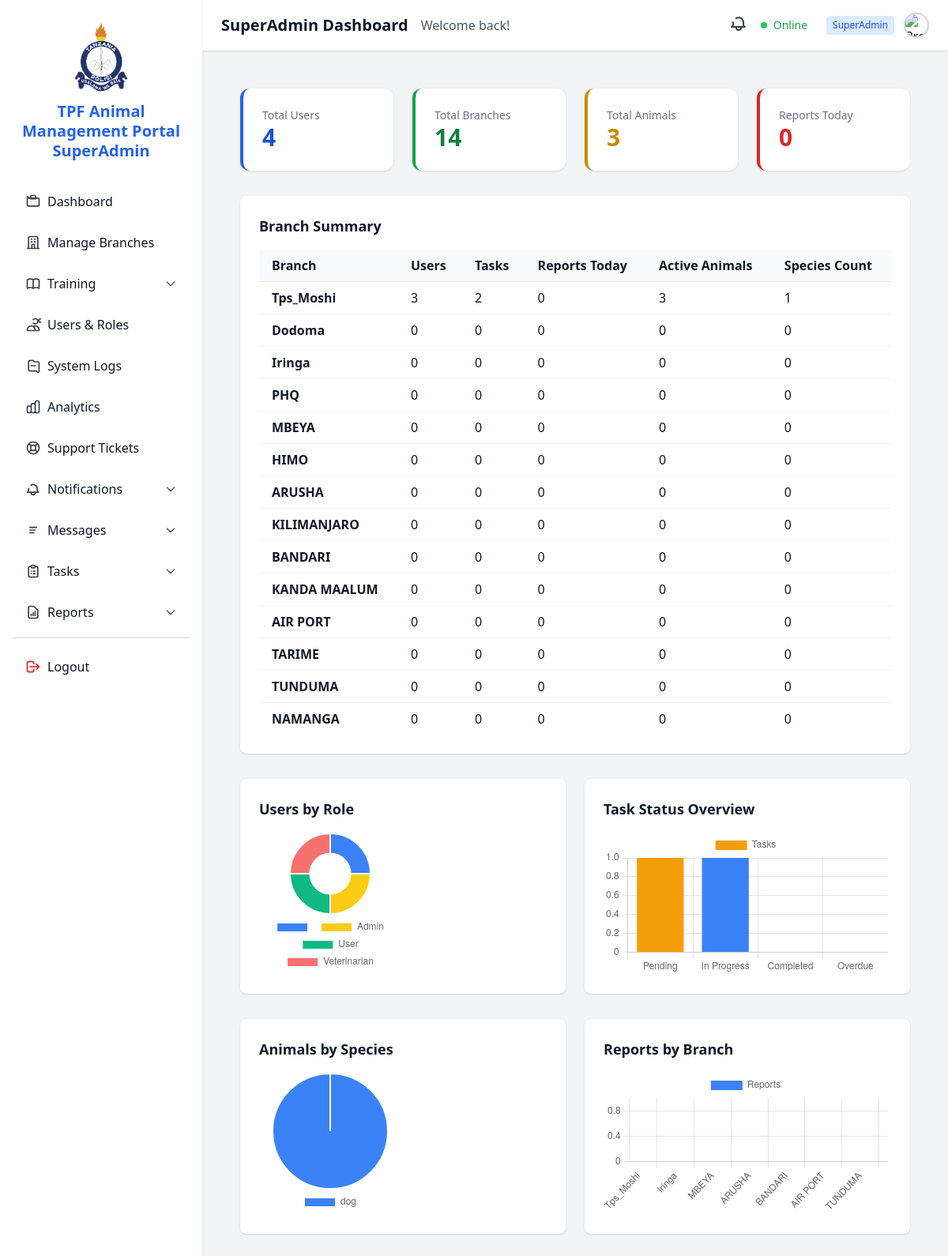
/dashboard/ (signed in), run on the app's committed database.
### core/models.py (models this page shows, shortened)
class Branch(models.Model):
    name = models.CharField(max_length=100, unique=True)
    location = models.CharField(max_length=255, blank=True, null=True)
    is_active = models.BooleanField(default=True)

### superadmin_dashboard/views.py (the view)
# urls.py: path('', superadmin_dashboard, name='superadmin_dashboard'),
@login_required
def superadmin_dashboard(request):
    if request.user.role != 'superadmin':
        return render(request, 'errors/unauthorized.html', status=403)
    total_users = CustomUser.objects.exclude(role='superadmin').count()
    total_animals = Animal.objects.count()
    total_branches = Branch.objects.count()
    reports_today = DailyActivityReport.objects.filter(date=timezone.now().date()).count()
    all_notifications = Notification.objects.filter(user=request.user).order_by('-created_at')
    notifications = all_notifications[:5]
    unread_notifications_count = all_notifications.filter(is_read=False).count()
    role_data = CustomUser.objects.exclude(role='superadmin').values('role').annotate(count=Count('id'))
    role_labels = [entry['role'].capitalize() for entry in role_data]
    role_counts = [entry['count'] for entry in role_data]
    task_status_data = [
        VetTask.objects.filter(status='pending').count(),
        VetTask.objects.filter(status='in_progress').count(),
        VetTask.objects.filter(status='completed').count(),
        VetTask.objects.filter(status='overdue').count(),  # optional if you track overdue
    ]
    branch_summaries = []
    branch_labels = []
    branch_reports = []
    branches = Branch.objects.all()
    for branch_obj in branches:
        user_count = CustomUser.objects.filter(branch=branch_obj).exclude(role='superadmin').count()
        task_count = VetTask.objects.filter(branch=branch_obj).count()
        reports_today_count = DailyActivityReport.objects.filter(branch=branch_obj, date=timezone.now().date()).count()
        total_reports_count = DailyActivityReport.objects.filter(branch=branch_obj).count()
        animal_count = Animal.objects.filter(branch=branch_obj).count()
        species_count = Animal.objects.filter(branch=branch_obj).values('species').distinct().count()
        branch_summaries.append({
            'branch': branch_obj.name,
            'user_count': user_count,
            'task_count': task_count,
            'reports_today': reports_today_count,
            'animal_count': animal_count,
            'species_count': species_count,
        })
        branch_labels.append(branch_obj.name)
        branch_reports.append(total_reports_count)
    species_data = Animal.objects.values('species').annotate(count=Count('id'))
    species_labels = [s['species'] for s in species_data]
    species_counts = [s['count'] for s in species_data]
    context = {
        'total_users': total_users,
        'total_animals': total_animals,
        'total_branches': total_branches,
        'reports_today': reports_today,
        'role_labels': role_labels,
        'role_counts': role_counts,
        'task_status_data': task_status_data,
        'branch_summaries': branch_summaries,
        'branch_labels': branch_labels,
        'branch_reports': branch_reports,
        'species_labels': species_labels,
        'species_counts': species_counts,
        'notifications': notifications,
        'unread_notifications_count': unread_notifications_count,
    }
    return render(request, 'superadmin_dashboard/dashboard.html', context)

### templates/superadmin_dashboard/dashboard.html (shortened to what this page needs)
{% extends "superadmin_dashboard/base_dashboard.html" %}
{% block content %}
<div class="p-6 bg-gray-100 min-h-screen space-y-8">
  <div class="grid grid-cols-1 sm:grid-cols-2 lg:grid-cols-4 gap-6">
    <div class="bg-white p-6 rounded-xl shadow border-l-4 border-blue-600 card">
      <h2 class="text-sm text-gray-500">Total Users</h2>
      <p class="text-3xl font-bold text-blue-700">{{ total_users }}</p>
    </div>
    <div class="bg-white p-6 rounded-xl shadow border-l-4 border-green-600 card">
      <h2 class="text-sm text-gray-500">Total Branches</h2>
      <p class="text-3xl font-bold text-green-700">{{ total_branches }}</p>
    </div>
    <div class="bg-white p-6 rounded-xl shadow border-l-4 border-yellow-600 card">
      <h2 class="text-sm text-gray-500">Total Animals</h2>
      <p class="text-3xl font-bold text-yellow-600">{{ total_animals }}</p>
    </div>
    <div class="bg-white p-6 rounded-xl shadow border-l-4 border-red-600 card">
      <h2 class="text-sm text-gray-500">Reports Today</h2>
      <p class="text-3xl font-bold text-red-600">{{ reports_today }}</p>
    </div>
  </div>
  <div class="bg-white p-6 rounded-lg shadow">
    <h3 class="text-lg font-semibold mb-4">Branch Summary</h3>
    <div class="overflow-x-auto">
      <table class="min-w-full divide-y divide-gray-200">
        <thead class="bg-gray-50">
          <tr>
            <th class="text-left px-4 py-2">Branch</th>
            <th class="text-left px-4 py-2">Users</th>
            <th class="text-left px-4 py-2">Tasks</th>
            <th class="text-left px-4 py-2">Reports Today</th>
            <th class="text-left px-4 py-2">Active Animals</th>
            <th class="text-left px-4 py-2">Species Count</th>
          </tr>
        </thead>
        <tbody class="bg-white divide-y divide-gray-100">
          {% for summary in branch_summaries %}
          <tr>
            <td class="px-4 py-2 font-semibold">{{ summary.branch }}</td>
            <td class="px-4 py-2">{{ summary.user_count }}</td>
            <td class="px-4 py-2">{{ summary.task_count }}</td>
            <td class="px-4 py-2">{{ summary.reports_today }}</td>
            <td class="px-4 py-2">{{ summary.animal_count }}</td>
            <td class="px-4 py-2">{{ summary.species_count }}</td>
          </tr>
          {% empty %}
          <tr>
            <td colspan="6" class="text-center py-4">No branch data available.</td>
          </tr>
          {% endfor %}
        </tbody>
      </table>
    </div>
  </div>
<div class="grid grid-cols-1 lg:grid-cols-2 gap-6">
  <div class="bg-white p-6 rounded-lg shadow">
    <h3 class="text-lg font-semibold mb-4">Users by Role</h3>
    <div class="relative w-full" style="height:180px;">
      <canvas id="roleChart" class="w-full h-full"></canvas>
    </div>
  </div>
  <div class="bg-white p-6 rounded-lg shadow">
    <h3 class="text-lg font-semibold mb-4">Task Status Overview</h3>
    <div class="relative w-full" style="height:180px;">
      <canvas id="taskChart" class="w-full h-full"></canvas>
    </div>
  </div>
</div>
<div class="grid grid-cols-1 lg:grid-cols-2 gap-6">
  <div class="bg-white p-6 rounded-lg shadow">
    <h3 class="text-lg font-semibold mb-4">Animals by Species</h3>
    <div class="relative w-full" style="height:180px;">
      <canvas id="speciesChart" class="w-full h-full"></canvas>
    </div>
  </div>
  <div class="bg-white p-6 rounded-lg shadow">
    <h3 class="text-lg font-semibold mb-4">Reports by Branch</h3>
    <div class="relative w-full" style="height:180px;">
      <canvas id="reportsChart" class="w-full h-full"></canvas>
    </div>
  </div>
</div>
<script>
  // GSAP animation
  gsap.from(".card", {
    duration: 1,
    y: 50,
    opacity: 0,
    stagger: 0.2,
    ease: "power3.out"
  });
  // Users by Role Chart
  new Chart(document.getElementById("roleChart"), {
    type: "doughnut",
    data: {
      labels: {{ role_labels|safe }},
      datasets: [{
        data: {{ role_counts|safe }},
        backgroundColor: ["#3b82f6", "#facc15", "#10b981", "#f87171", "#8b5cf6"]
      }]
    },
    options: {
      responsive: true,
      plugins: { legend: { position: 'bottom' } }
    }
  });
  // Task Status Overview
  new Chart(document.getElementById("taskChart"), {
    type: "bar",
    data: {
      labels: ["Pending", "In Progress", "Completed", "Overdue"],
      datasets: [{
        label: "Tasks",
        data: {{ task_status_data|safe }},
        backgroundColor: ["#f59e0b", "#3b82f6", "#10b981", "#ef4444"]
      }]
    },
    options: {
      responsive: true,
      scales: { y: { beginAtZero: true } }
    }
  });
  // Animals by Species Chart
  new Chart(document.getElementById("speciesChart"), {
    type: "pie",
    data: {
      labels: {{ species_labels|safe }},
      datasets: [{
        data: {{ species_counts|safe }},
        backgroundColor: ["#3b82f6", "#facc15", "#10b981", "#f87171", "#8b5cf6"]
      }]
    },
    options: { responsive: true, plugins: { legend: { position: 'bottom' } } }
  });
  // Reports by Branch Chart
  new Chart(document.getElementById("reportsChart"), {
    type: "bar",
    data: {
      labels: {{ branch_labels|safe }},
      datasets: [{
        label: "Reports",
        data: {{ branch_reports|safe }},
        backgroundColor: "#3b82f6"
      }]
    },
    options: {
      responsive: true,
      scales: { y: { beginAtZero: true } }
    }
  });
</script>
{% endblock %}

### data on the page
Branch: branch "Tps_Moshi"
Branch: branch "Dodoma"
Branch: branch "Iringa"
Branch: branch "PHQ"
Branch: branch "MBEYA"
Branch: branch "HIMO"
Branch: branch "ARUSHA"
Branch: branch "KILIMANJARO"
Branch: branch "BANDARI"
Branch: branch "KANDA MAALUM"
Branch: branch "AIR PORT"
Branch: branch "TARIME"
Branch: branch "TUNDUMA"
Branch: branch "NAMANGA"

### other printed values
{{ total_users }} "4"
{{ total_branches }} "14"
{{ total_animals }} "3"
{{ reports_today }} "0"
{{ summary.user_count }} "3" "0" "0" "0" "0" "0" "0" "0" "0" "0" "0" "0" "0" "0"
{{ summary.task_count }} "2" "0" "0" "0" "0" "0" "0" "0" "0" "0" "0" "0" "0" "0"
{{ summary.reports_today }} "0" "0" "0" "0" "0" "0" "0" "0" "0" "0" "0" "0" "0" "0"
{{ summary.animal_count }} "3" "0" "0" "0" "0" "0" "0" "0" "0" "0" "0" "0" "0" "0"
{{ summary.species_count }} "1" "0" "0" "0" "0" "0" "0" "0" "0" "0" "0" "0" "0" "0"
chart data {{ role_counts|safe }} [1, 1, 1, 1]
chart data {{ task_status_data|safe }} [1, 1, 0, 0]
chart data {{ species_labels|safe }} ['dog']
